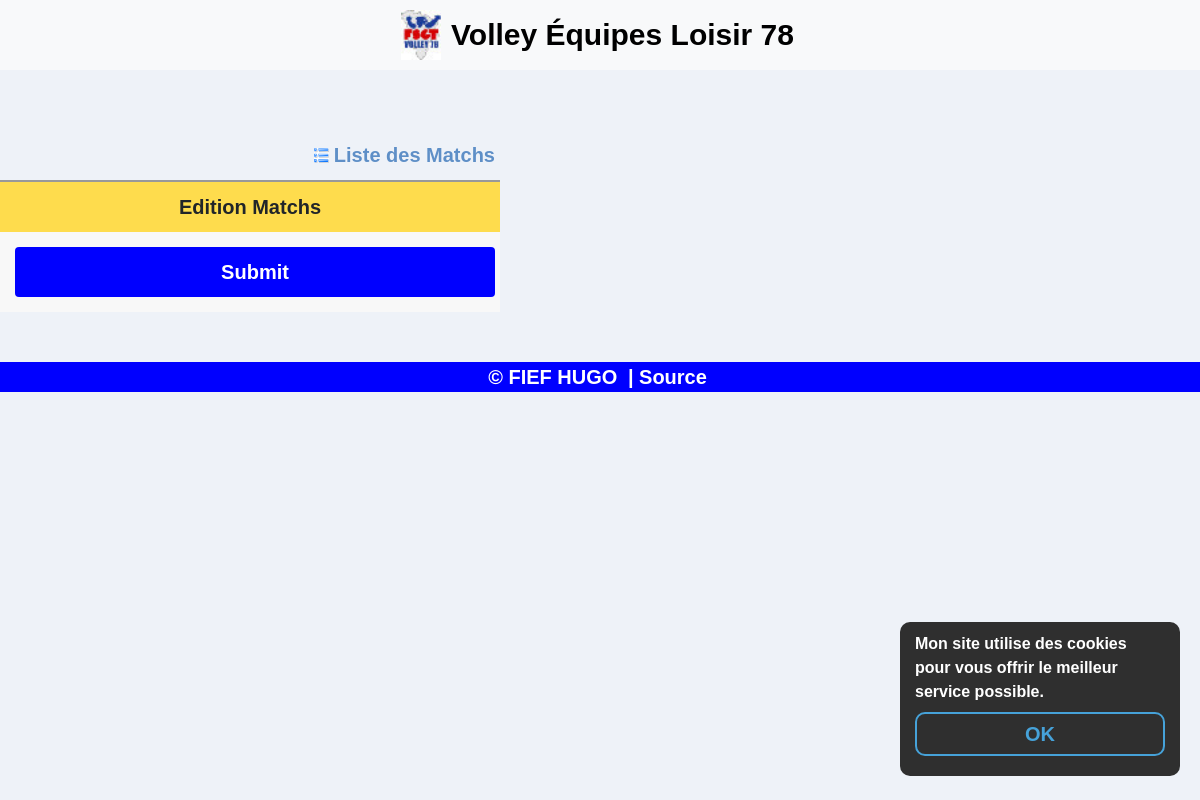
/crud/editM.php?year=2019&id=3 (signed in), run on an earlier commit of the app's database.
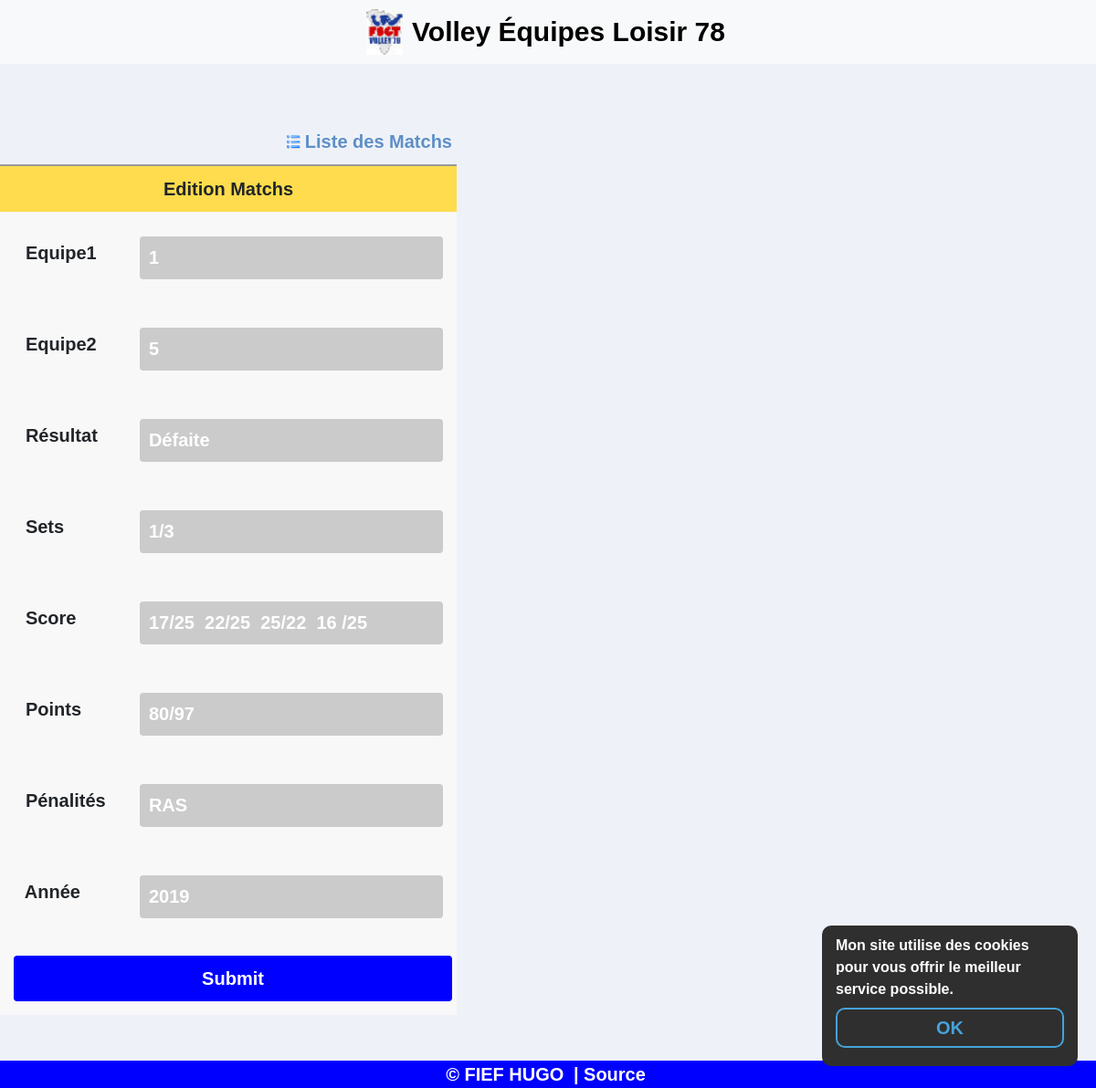
And on a later commit of the database.
### tables this page shows
CREATE TABLE IF NOT EXISTS `volley_matchs` (
  `id` int(11) NOT NULL AUTO_INCREMENT,
  `id_equipe1` int(11) NOT NULL,
  `id_equipe2` int(11) NOT NULL,
  `resultat` varchar(255) NOT NULL,
  `sets` varchar(255) NOT NULL,
  `scores` varchar(255) NOT NULL,
  `points` varchar(255) NOT NULL,
  `penalites` varchar(255) NOT NULL,
  `annee` int(11) NOT NULL,
  PRIMARY KEY (`id`)
);

### crud/editM.php (called while the page is built, shortened)
<?php
$get_year = htmlspecialchars(Util::getGetParam('year'));
$get_year = (int)$get_year;
$user = Matchs::getMatchs($_GET["id"], $get_year);
require_once("views/editM.view.php");
require_once('../include/footer.php');
?>

### include/class/Util.php (called while the page is built, shortened)
<?php
class Util
{
    public static function getGetParam($param)
    {
        if (!empty($_GET[$param]) && $_GET[$param] !== '') {
            return $_GET[$param];
        }
        return '';
    }
}
?>

### include/class/Bdd.php (called while the page is built, shortened)
<?php
class Bdd
{
    private static $_instance = null;
    private function __construct()
    {
        $this->conn = new PDO('mysql:host=localhost;dbname=volley;charset=utf8', 'root', '', array(PDO::ATTR_ERRMODE => PDO::ERRMODE_EXCEPTION));
    }
    public static function getInstance()
    {
        if (!static::$_instance) {
            static::$_instance = new Bdd();
        }
        return static::$_instance;
    }
}

### include/class/Matchs.php (called while the page is built, shortened)
<?php
class Matchs extends Bdd
{
    public static function getMatchs($id, $year)
    {
        return Bdd::getInstance()->conn->query('SELECT * FROM `volley_matchs` WHERE
            `id` = "' . $id . '" AND annee = "' . $year . '"')->fetchAll();
    }
}
?>

### crud/views/editM.view.php (the view, shortened to what the changed rows need)
<div class="content">
    <form name="frmUser" method="post" action="">
        <div style="width:500px;">
            <table border="0" style="width: 500px; text-align: center;"
                   aria-describedby="édition résultats" class="tblSaveForm">
                <?php foreach ($user as $value) { ?>
                    <tr>
                        <td><label>Equipe1</label></td>
                        <td>
                            <input class="form-control txtField" id="validationServer01"
                                type="number" placeholder="Moyenne E4" step="1"
                                name="id_equipe1" min="1" max="9999"
                                value="<?php echo $value['id_equipe1']; ?>"
                            >
                        </td>
                    </tr>
                    <tr>
                        <td><label>Equipe2</label></td>
                        <td>
                            <input class="form-control txtField" id="validationServer01"
                                type="number" placeholder="Moyenne E4" step="1"
                                name="id_equipe2" min="1" max="9999"
                                value="<?php echo $value['id_equipe2']; ?>"
                            >
                        </td>
                    </tr>
                    <tr>
                        <td><label>Résultat</label></td>
                        <td>
                            <input class="form-control txtField" id="validationServer01"
                                type="text" placeholder="Moyenne E4" name="resultat"
                                value="<?php echo $value['resultat']; ?>"
                            >
                        </td>
                    </tr>
                    <tr>
                        <td><label>Sets</label></td>
                        <td>
                            <input class="form-control txtField" id="validationServer01"
                                type="text" placeholder="Moyenne E4" name="sets"
                                value="<?php echo $value['sets']; ?>"
                            >
                        </td>
                    </tr>
                    <tr>
                        <td><label>Score</label></td>
                        <td>
                            <input class="form-control txtField" id="validationServer01"
                                type="text" placeholder="Moyenne E4" name="scores"
                                value="<?php echo $value['scores']; ?>"
                            >
                        </td>
                    </tr>
                    <tr>
                        <td><label>Points</label></td>
                        <td>
                            <input class="form-control txtField" id="validationServer01"
                                type="text" placeholder="Moyenne E4" name="points"
                                value="<?php echo $value['points']; ?>"
                            >
                        </td>
                    </tr>
                    <tr>
                        <td><label>Pénalités</label></td>
                        <td>
                            <input class="form-control txtField" id="validationServer01"
                                type="text" placeholder="Moyenne E4" name="penalites"
                                value="<?php echo $value['penalites']; ?>"
                            >
                        </td>
                    </tr>
                    <tr>
                        <td><label style="width: inherit; padding: 0 40px 0 0;">Année</label>
                        </td>
                        <td>
                            <input class="form-control txtField" id="validationServer01"
                                type="number" placeholder="Moyenne E4" step="1"
                                name="annee" min="2000" max="9999"
                                value="<?php echo $value['annee']; ?>"
                            >
                        </td>
                    </tr>
            <?php } ?>
            </table>
        </div>
    </form>
</div>

What changed in the data, as far as the page shows it:
now on this page (row edited): volley_matchs: id_equipe1 "1", id_equipe2 "5", resultat "Défaite", sets "1/3", scores "17/25 22/25 25/22 16 /25", points "80/97", penalites "RAS", annee "2019"
